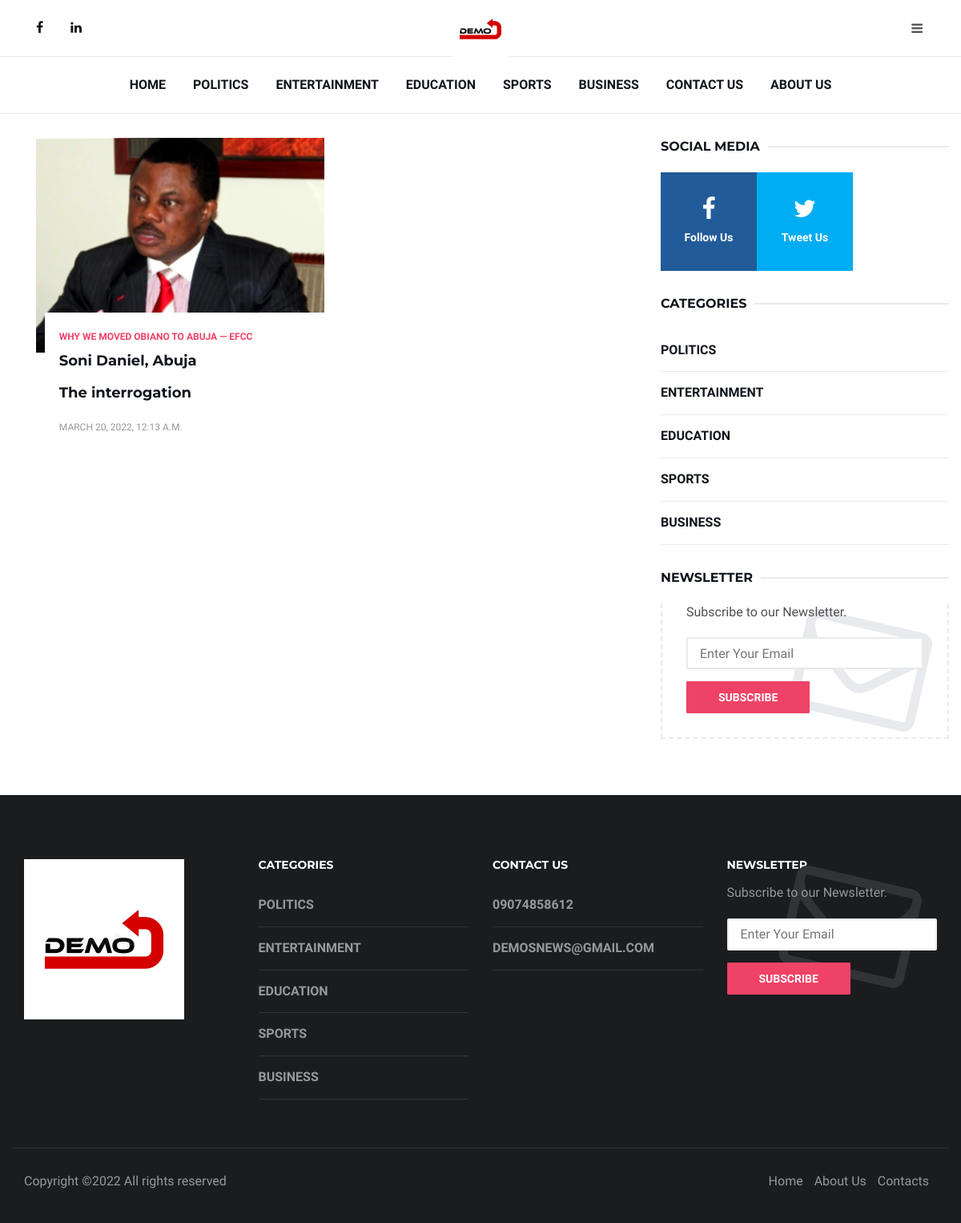
Screenshot of /politics/ with the database file from the repository.
### accounts/models.py (models this page shows, shortened)
class Category(models.Model):
    title=models.CharField(max_length=255,null=True)
    slug=models.SlugField(max_length=255,null=True)
    date_added= models.DateTimeField(auto_now_add=True)

class Post(models.Model):
    category=models.ForeignKey(Category, related_name='posts', on_delete= models.CASCADE)
    hit_count_generic = GenericRelation(HitCount, object_id_field='object_pk', related_query_name='hit_count_generic_relation', default='')
    photo=models.ImageField(blank=True,null=False)
    title=models.CharField(max_length=255, null=True)
    slug=models.SlugField(max_length=255, null=True)
    description=RichTextUploadingField(blank=True,null=True)
    status = models.IntegerField(choices=STATUS, default=0)
    viewers = models.ManyToManyField(settings.AUTH_USER_MODEL,related_name='posts',editable=False)
    date_added= models.DateTimeField(auto_now_add=True)
    class Meta:
        ordering = ['-date_added']

### accounts/views.py (the view)
# urls.py: path('<slug:category_slug>/', views.category,name="category"),
def category (request, category_slug):
    category = get_object_or_404(Category, slug=category_slug)
    advertone = AdvertisementOne.objects.all()
    advertthree = AdvertisementThree.objects.all()
    advertonepaginator = Paginator(advertone, 1)
    advertonepage = request.GET.get('page')
    advertoneusers = advertonepaginator.get_page(advertonepage)
    advertthreepaginator = Paginator(advertthree, 1)
    advertthreepage = request.GET.get('page')
    advertthreeusers = advertthreepaginator.get_page(advertthreepage)
    newsletterfor = NewsletterForm()
    if request.method == 'POST':
        newsletterfor = NewsletterForm(request.POST,request.FILES)
        if newsletterfor.is_valid():
            newsletterfor.save()
        return render(request,'emailsent.html')
    context={'category':category,'newsletterfor':newsletterfor,'advertonepaginator':advertoneusers,'advertthreepaginator':advertthreeusers}
    return render(request,'category.html',context)

### accounts/forms.py
class NewsletterForm(ModelForm):
    class Meta:
        model = Newsletter
        fields = '__all__'

### accounts/context_processors.py (called while the page is built)
def main_categories(request):
    categories=Category.objects.all()
    return{'main_categories':categories}

### accounts/templates/category.html (shortened to what this page needs)
{% extends 'base.html' %}
{% load static %}
{% block content %}
<div class="section">
    <div class="container">
        <div class="row">
            <div class="col-md-8">
                <div class="row">
            {% for pos in category.posts.all %}
                    <div class="col-md-6">
                        <div class="post">
                            <a class="post-img" href="{% url 'postdetails' pos.slug %}">
                                <img src="{{pos.photo.url}}" alt="" class="img-responsive">
                            </a>
                            <div class="post-body">
                                <div class="post-category">
                                    <a href="{% url 'postdetails' pos.slug %}">{{pos.title}}</a>
                                </div>
                                <h3 class="post-title"><a href="{% url 'postdetails' pos.slug %}">{{pos.description|safe| slice:":50"}}</a></h3>
                                <ul class="post-meta">
                                    <li>{{pos.date_added}}</li>
                                </ul>
                            </div>
                        </div>
                    </div>
            {% endfor %}
                    <div class="clearfix visible-md visible-lg"></div>
                </div>
            </div>
            <div class="col-md-4">
                <div class="aside-widget">
                    <div class="section-title">
                        <h2 class="title">Social Media</h2>
                    </div>
                    <div class="social-widget">
                        <ul>
                            <li>
                                <a href="#" class="social-facebook">
                                    <i class="fa fa-facebook"></i>
                                    <span>Follow Us</span>
                                </a>
                            </li>
                            <li>
                                <a href="#" class="social-twitter">
                                    <i class="fa fa-twitter"></i>
                                    <span>Tweet Us</span>
                                </a>
                            </li>
                        </ul>
                    </div>
                </div>
                <div class="aside-widget">
                    <div class="section-title">
                        <h2 class="title">Categories</h2>
                    </div>
                    <div class="category-widget">
                        <ul>
                            {% for category in main_categories %}
                                <li><a href="{% url 'category' category.slug %}">{{category.title}}</a></li>
                            {% endfor %}
                        </ul>
                    </div>
                </div>
<div class="aside-widget">
    <div class="section-title">
        <h2 class="title">Newsletter</h2>
    </div>
    <div class="newsletter-widget">
        <form action="" method="post" enctype="multipart/form-data">
            <p>Subscribe to our Newsletter.</p>
            <input class="input" name="email" type="email" required="required" placeholder="Enter Your Email">
            <button class="primary-button">Subscribe</button>
        </form>
    </div>
</div>
            </div>
        </div>
    </div>
</div>
{% endblock content %}

### accounts/templates/navbar.html (shortened to what this page needs)
{% load static %}
<header id="header">
    <div id="nav">
			<div id="nav-top">
				<div class="container">
					<ul class="nav-social">
						<li><a href="#"><i class="fa fa-facebook"></i></a></li>
						<li><a href="#"><i class="fa fa-linkedin"></i></a></li>
					</ul>
					<div class="nav-logo">
						<a href="{% url 'home' %}" class="logo"><img src="{% static 'img/logo.jpg' %}" alt=""></a>
					</div>
					<div class="nav-btns">
						<button class="aside-btn"><i class="fa fa-bars"></i></button>
					</div>
				</div>
			</div>
        <div id="nav-bottom">
            <div class="container">
                <ul class="nav-menu">
                    <li class="">
                        <a href="{% url 'home' %}">Home</a>
                    </li>
                    {% for category in main_categories %}
                    <li class="has-dropdown megamenu">
                        <a href="{% url 'category' category.slug %}">{{category.title}}</a>
                    </li>
                    {% endfor %}
                    <li><a href="{% url 'contact' %}">Contact Us</a></li>
                    <li><a href="{% url 'about' %}">About Us</a></li>
                </ul>
            </div>
        </div>
    </div>
</header>

### accounts/templates/footer.html (shortened to what this page needs)
{% load static %}
<footer id="footer">
    <div class="container">
        <div class="row">
            <div class="col-md-3">
                <div class="footer-widget">
                    <div class="footer-logo">
                        <a href="{% url 'home' %}" class="logo"><img src="{% static 'img/logo.jpg' %}" alt="" style="height: 200px; width:200px;"></a>
                    </div>
                </div>
            </div>
            <div class="col-md-3">
                <div class="footer-widget">
                    <h3 class="footer-title">Categories</h3>
                    <div class="category-widget">
                        <ul>
                            {% for category in main_categories %}
                            <li><a href="{% url 'category' category.slug %}">{{category.title}}</a></li>
                            {% endfor %}
                        </ul>
                    </div>
                </div>
            </div>
            <div class="col-md-3">
                <div class="footer-widget">
                    <h3 class="footer-title">Contact Us</h3>
                    <div class="category-widget">
                        <ul>
                            <li><a href="#">09074858612</a></li>
                            <li><a href="#">demosnews@gmail.com</a></li>
                        </ul>
                    </div>
                </div>
            </div>
            <div class="col-md-3">
                <div class="footer-widget">
                    <h3 class="footer-title">Newsletter</h3>
                    <div class="newsletter-widget">
                        <form action="" method="post" enctype="multipart/form-data">
                            <p>Subscribe to our Newsletter.</p>
                            <input class="input" name="email" type="email" required="required" placeholder="Enter Your Email">
                            <button class="primary-button">Subscribe</button>
                        </form>
                    </div>
                </div>
            </div>
        </div>
        <div class="footer-bottom row">
            <div class="col-md-6 col-md-push-6">
                <ul class="footer-nav">
                    <li><a href="{% url 'home' %}">Home</a></li>
                    <li><a href="{% url 'about' %}">About Us</a></li>
                    <li><a href="{% url 'contact' %}">Contacts</a></li>
                </ul>
            </div>
            <div class="col-md-6 col-md-pull-6">
                <div class="footer-copyright">
                    Copyright &copy;<script>document.write(new Date().getFullYear());</script> All rights reserved
                </div>
            </div>
        </div>
    </div>
</footer>

### rows the page displays
Category: title "POLITICS"
Category: title "ENTERTAINMENT"
Category: title "EDUCATION"
Category: title "SPORTS"
Category: title "BUSINESS"
Post: photo (picture), title "WHY WE MOVED OBIANO TO ABUJA — EFCC", description "Soni Daniel, Abuja The interrogation", date_added "MARCH 20, 2022, 12:13 A.M."
